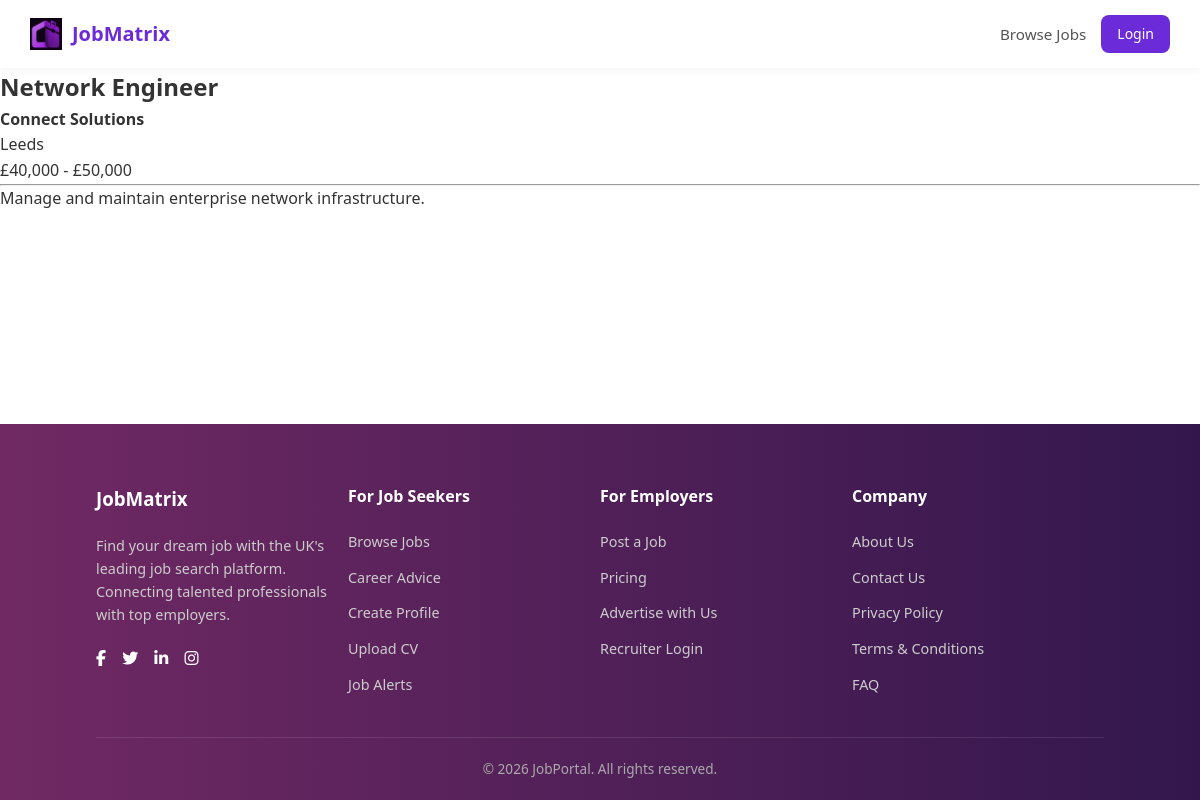
/job.php?id=9, run on the app's committed database.
### tables this page shows
CREATE TABLE `jobs` (
  `id` int(11) NOT NULL,
  `title` varchar(255) DEFAULT NULL,
  `company` varchar(255) DEFAULT NULL,
  `location` varchar(255) DEFAULT NULL,
  `salary` varchar(100) DEFAULT NULL,
  `type` varchar(50) DEFAULT NULL,
  `category` varchar(100) DEFAULT NULL,
  `description` text DEFAULT NULL,
  `created_at` timestamp NOT NULL DEFAULT current_timestamp(),
  `is_promoted` tinyint(1) DEFAULT 0
);

### job.php (the view, shortened to what this page needs)
<?php
include 'includes/db.php';
include 'includes/header.php';
$id = $_GET['id'];
$result = $conn->query("SELECT * FROM jobs WHERE id=$id");
$job = $result->fetch_assoc();
?>
<div class="container my-5">
<h2><?= $job['title'] ?></h2>
<p><strong><?= $job['company'] ?></strong></p>
<p>
<?= $job['location'] ?><br>
<?= $job['salary'] ?><br>
</p>
<hr>
<p><?= $job['description'] ?></p>
</div>
<?php include 'includes/footer.php'; ?>

### assets/css/style.css (style rules this page uses)
* { margin: 0; padding: 0; box-sizing: border-box; }
body { font-family: 'Segoe UI', Tahoma, Geneva, Verdana, sans-serif; background-color: white; color: #333; line-height: 1.6; min-height: 100vh; display: flex; flex-direction: column; }

### data on the page
jobs: title "Network Engineer", company "Connect Solutions", location "Leeds", salary "£40,000 - £50,000", description "Manage and maintain enterprise network infrastructure."
